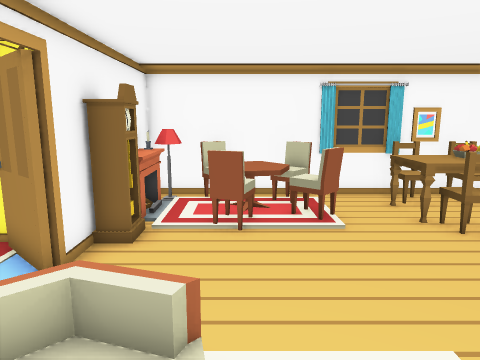
view 1 (above)

16 first-person views from a walk through a scene from a Unity 3-D project. The camera is 1.5 m above the floor, tilts 10° down and sees 70° across. Doors are open. The floor is counted in squares, 0.56 m on a side. Each view is taken from the middle of a square. On the plan, view 1 faces up. The plan holds only what a view shows up to about 20 squares ahead; the rest is blank. The place goes on beyond the plan. The player is left out. Some surface patterns are stand-ins.

view 2
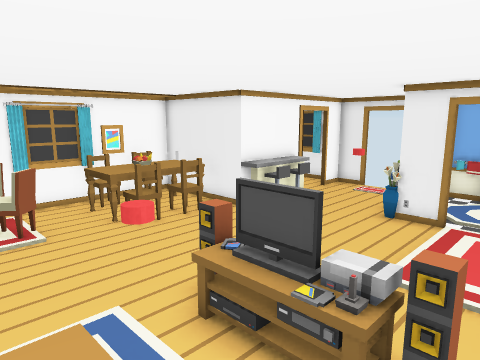

view 3
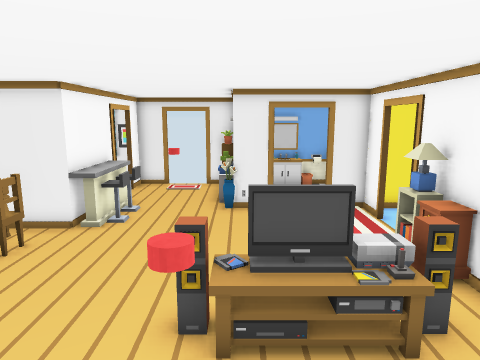

view 4
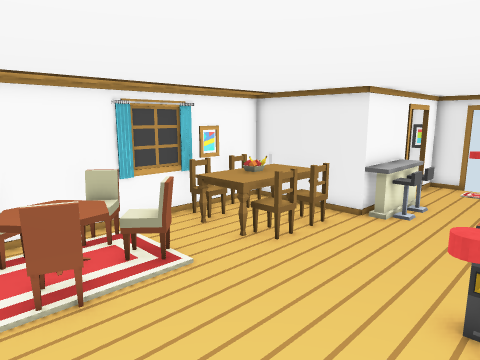

view 5
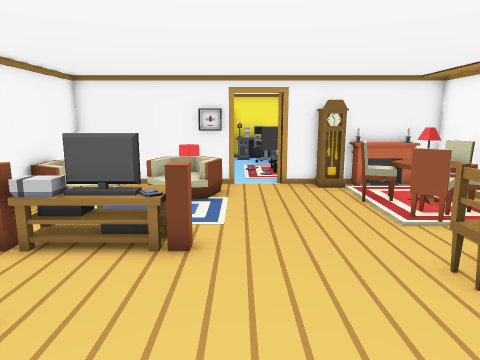

view 6
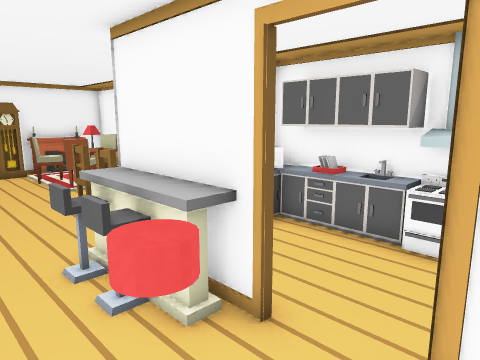

view 7
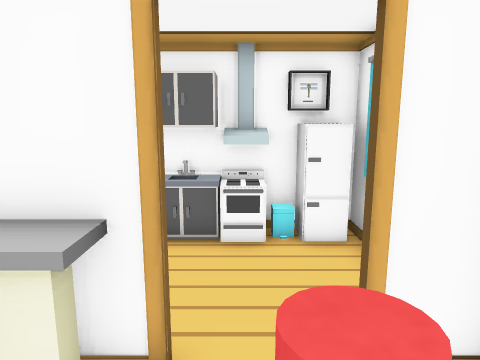

view 8
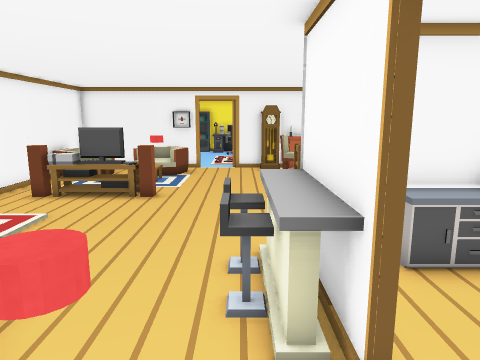

view 9
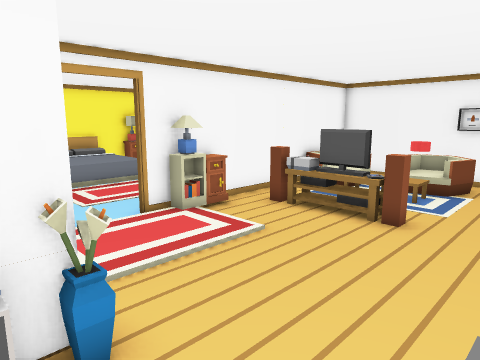

view 10
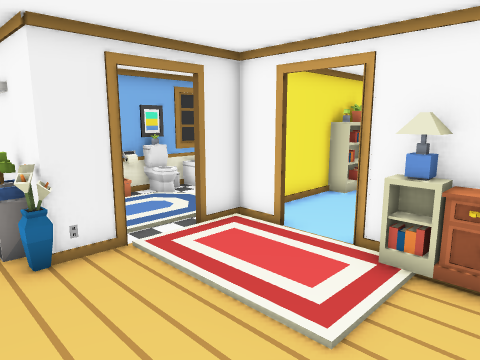

view 11
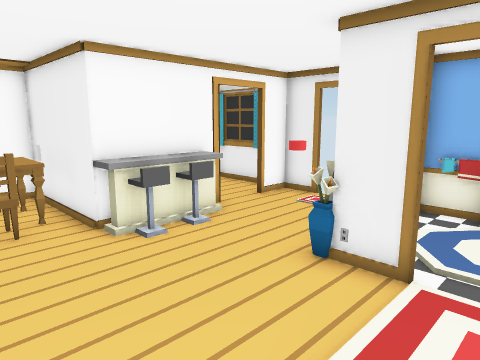

view 12
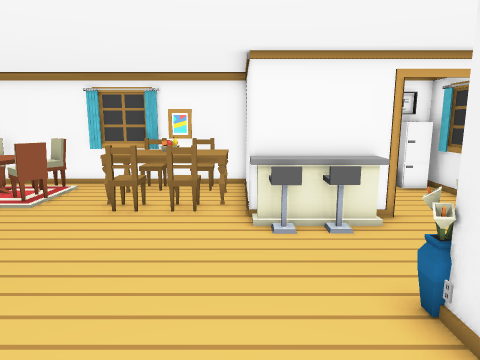

view 13
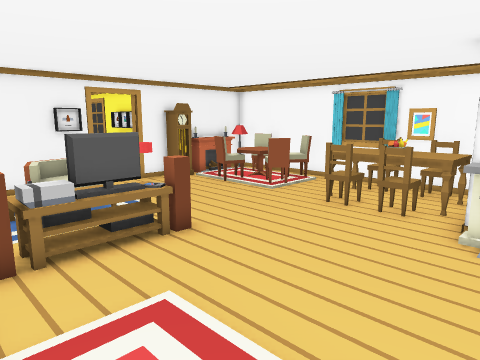

view 14
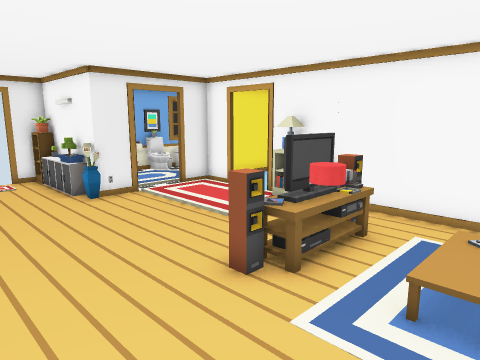

view 15
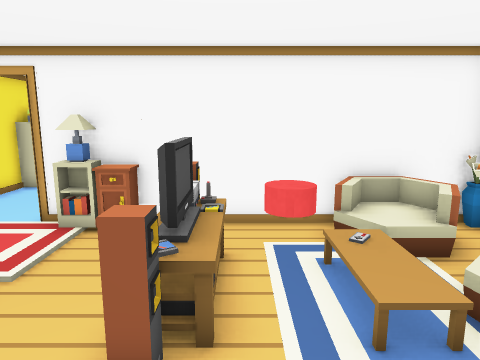

view 16
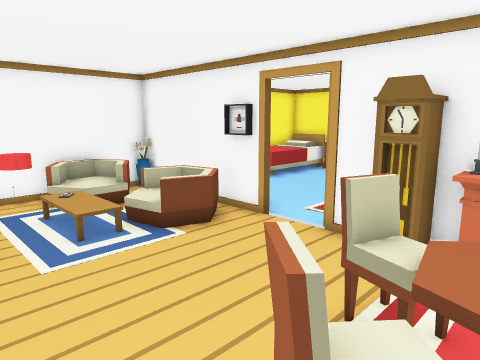

### Floor plan
Key: @ floor where view 1 was taken; # wall or solid block; . floor; / step, stairs or slope; D open door; = window, fence, low wall or low ledge; v drop or lower ground; C chair; L lamp; T table; F fireplace; K clock; R rug; A carpet; S sofa; U cupboard; B TV; H shelf; I sink; G fridge; O other object.
Columns run from 5 left of view 1 to 17 right of it. Each row starts with its distance up from view 1.
 12   #########CCC##III##G#
 11   LLCCCC..TO.T#OUUUOOG#
 10   FFTTTC..TOOT#I......#
  9   FFCCCCC.TTTT#I......#
  8   KKCC.R..CCCC#.......#
  7 ##KK..........OOOO#DD##
  6  ##............OOO....
  5  A.................OO.D
  4  ##...................D
  3   #vRR OO=.......##UUOH
  2   #//  .TT.......#AUUO#
  1   # S O.TB.......AD  O#
  0   #.R@O.T#...    RD  O#
 -1   #// R..#..L    RD  O#
 -2   #/ /S... UH . .A   OO
 -3   #### #     DAA#O   OO
 -4              D   O   ##
 -5                  AA

Positions as (right, up) in squares from view 1, and headings:
1: (0, 0), facing up
2: (0, -2), facing up-right
3: (-1, 2), facing right
4: (-2, 2), facing up-right
5: (11, 4), facing left
6: (16, 4), facing up-left
7: (14, 4), facing up
8: (16, 6), facing left
9: (13, 6), facing down-left
10: (5, 4), facing down-right
11: (6, -1), facing up-right
12: (9, -2), facing up
13: (11, -2), facing up-left
14: (0, 7), facing down-right
15: (3, 6), facing down
16: (4, 10), facing down-left
